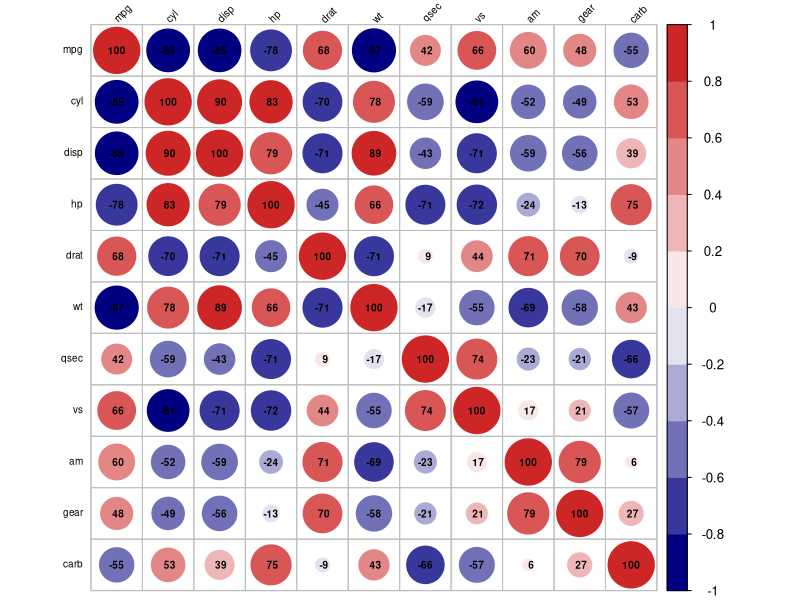

This figure's R source:
## ---- chunk 1
head(mtcars)
cor<-psych::corr.test(mtcars,adjust = 'fdr')
r<-cor[["r"]]
  col=colorRampPalette(c("navy","white","firebrick3"))
  corrplot::corrplot(r,tl.col="black", tl.srt=45,tl.cex = 0.6,number.cex = 0.6,
           addCoefasPercent = TRUE,cl.lim = c(-1,1),addCoef.col = "black",col = col(10))
